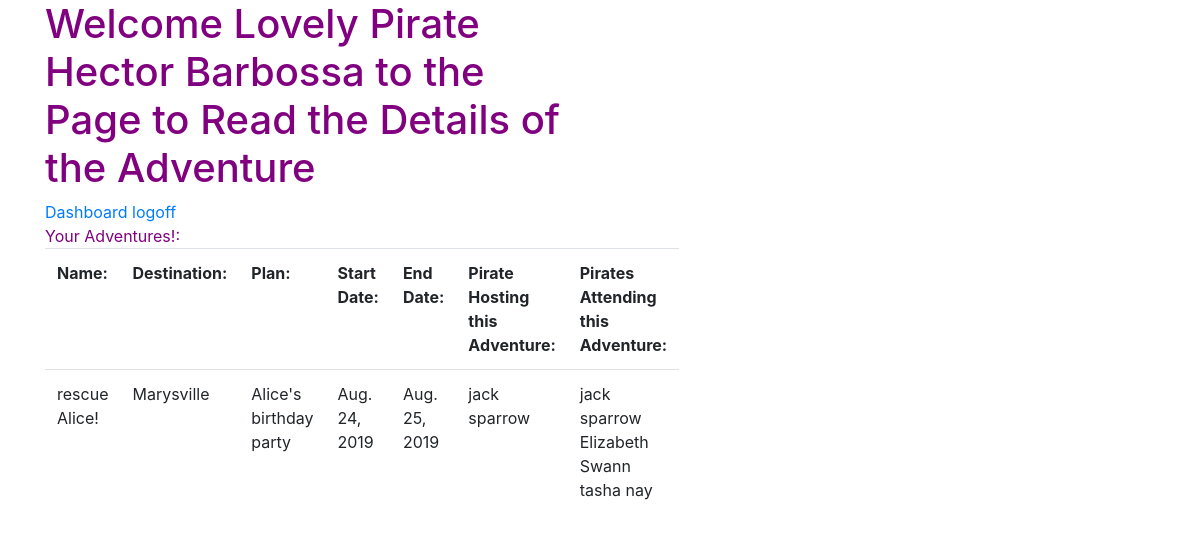
Screenshot of /pirates_adventure/adventures/6 (signed in) with the database file from the repository.
### log_reg_adventure_app/models.py (models this page shows)
class User(models.Model):
    first_name = models.CharField(max_length=45)
    last_name = models.CharField(max_length=45)
    alias = models.CharField(max_length=45)
    email = models.CharField(max_length=45)
    password = models.CharField(max_length=255)
    birthday = models.DateField()
    created_at = models.DateTimeField(auto_now_add=True)
    updated_at = models.DateTimeField(auto_now=True)
    objects = LoginManager()

### adventure_app/models.py (models this page shows)
class Adventure(models.Model):
    name = models.CharField(max_length=45)
    attending_adventure = models.ManyToManyField(User, related_name="pirates_attending_adventures_list", default = "")
    hosting_adventure = models.ForeignKey(User, related_name="pirates_hosting_adventures_list", default = "")
    destination = models.CharField(max_length = 255)
    start_date = models.DateField()
    end_date = models.DateField()
    plan = models.TextField()
    created_at = models.DateTimeField(auto_now_add=True)
    updated_at = models.DateTimeField(auto_now=True)
    objects = AdventureManager()

### adventure_app/views.py (the view)
# urls.py: url(r'^adventures/(?P<adventure_id>\d+)$', views.Read),
def Read(request, adventure_id):
    if 'user_id' not in request.session:
        return redirect('/')
    this_pirate_id = request.session["user_id"]
    this_pirate = User.objects.get(id=this_pirate_id)
    this_adventure = Adventure.objects.get(id=adventure_id)
    attend_list = this_adventure.attending_adventure
    host_list = this_adventure.hosting_adventure
    context = {
        'this_pirate_template': this_pirate,
        'this_adv_template': this_adventure,
        'attend_list_template': attend_list,
        'host_list_template': host_list,
    }
    return render(request, "adventure_app/read.html", context)

### adventure_app/templates/adventure_app/read.html (shortened to what this page needs)
<!DOCTYPE html>
<html>
<head>
<link rel="stylesheet" href="https://stackpath.bootstrapcdn.com/bootstrap/4.3.1/css/bootstrap.min.css">
{% load static %}
<link rel="stylesheet" href="{% static 'adventure_app/css/style.css' %}">
</head>
<body>
<div class = "container" >
    <div class = "text_left">
       <div class="row">
           <div class="col-6">
                <h1>Welcome Lovely Pirate {{this_pirate_template.first_name}} {{this_pirate_template.last_name}}  to the Page to Read the Details of the Adventure</h1>
            </div>
       </div>
       <div class="row">
            <div class="col-6">
                    <a href="/pirates_adventure/dashboard">Dashboard</a>
                    <a href= "/logout"> logoff</a>
            </div>
        </div>
    </div>
    <div class = "middle">
        <div class="row">
            <div class="col-6">
                <table class = "table">
                        <th>Name:  </th>
                        <th>Destination:  </th>
                        <th>Plan:  </th>
                        <th>Start Date:  </th>
                        <th>End Date:  </th>
                        <th>Pirate Hosting this Adventure:  </th>
                        <th>Pirates Attending this Adventure:  </th>
                        <tr>
                            <td>{{this_adv_template.name}}</td>
                            <td>{{this_adv_template.destination}}</td>
                            <td>{{this_adv_template.plan}}</td>
                            <td>{{this_adv_template.start_date}}</td>
                            <td>{{this_adv_template.end_date}}</td>
                            <td>{{this_adv_template.hosting_adventure.first_name}}  {{this_adv_template.hosting_adventure.last_name}}</td>
                            <td>{% for b in this_adv_template.attending_adventure.all %}
                                    {{b.first_name}}  {{b.last_name}}
                                {% endfor %}
                            </td>                        </tr>
                     </table>
            </div>
        </div>
    </div>
</div>
</body>
</html>

### adventure_app/static/adventure_app/css/style.css (style rules this page uses)
* { margin:0px; padding: 0px; }
.container { color: purple; }
.text_left { display:inline-block; }

### rows the page displays
User: first_name "Hector", last_name "Barbossa"
Adventure: name "rescue Alice!", destination "Marysville", plan "Alice's birthday party", start_date "Aug. 24, 2019", end_date "Aug. 25, 2019", hosting_adventure.first_name "jack", hosting_adventure.last_name "sparrow"
User: first_name "jack", last_name "sparrow"
User: first_name "Elizabeth", last_name "Swann"
User: first_name "tasha", last_name "nay"
